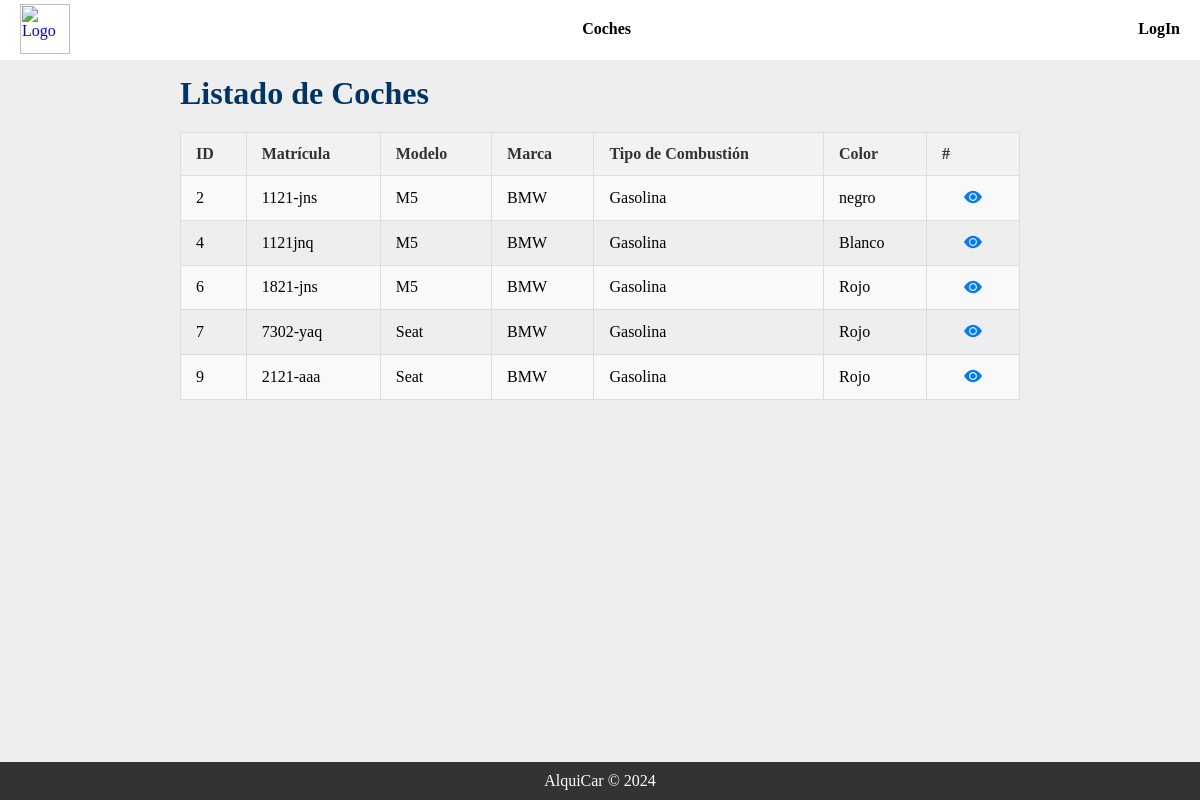
Page /app/items.php on the committed database.
### tables this page shows
CREATE TABLE `coches` (
  `id` int(11) NOT NULL,
  `matricula` varchar(10) DEFAULT NULL,
  `tipo_combustion` varchar(20) DEFAULT NULL,
  `modelo` varchar(50) DEFAULT NULL,
  `color` varchar(20) DEFAULT NULL,
  `marca` varchar(50) DEFAULT NULL
);

### app/items.php (the view, shortened to what this page needs)
<?php
require_once 'plantillas/header.php';
?>
<link rel="stylesheet" href="https://cdn.jsdelivr.net/npm/bootstrap-icons@1.8.1/font/bootstrap-icons.css">
<div class="body-margen">
    <h1>Listado de Coches</h1>
    <table border="1">
        <tr>
            <th>ID</th>
            <th>Matrícula</th>
            <th>Modelo</th>
            <th>Marca</th>
            <th>Tipo de Combustión</th>
            <th>Color</th>
            <th>#</th>
        </tr>
        <?php
        $sql = "SELECT * FROM coches";
        $stmt = $conn->prepare($sql);
        $stmt->execute();
        $result = $stmt->get_result();
        $coches = array();
        while ($row = $result->fetch_assoc()) {
            $coches[] = $row;
        }
        ?>
        <?php foreach ($coches as $coche): ?>
        <tr>
            <form method="post" action="process_modify_item.php">
                <td> <?php echo $coche['id']; ?> </td>
                <td> <?php echo $coche['matricula']; ?> </td>
                <td> <?php echo $coche['modelo']; ?> </td>
                <td> <?php echo $coche['marca']; ?> </td>
                <td> <?php echo $coche['tipo_combustion']; ?> </td>
                <td> <?php echo $coche['color']; ?> </td>
                <td>
                    <a href="show_item.php?id=<?php echo $coche['id']; ?>"><i class="bi bi-eye-fill"></i></a>
                </td>
            </form>
        </tr>
        <?php endforeach; ?>
    </table>
</div>
<?php
require_once 'plantillas/footer.php';
?>

### app/css/header.css (style rules this page uses)
* { margin: 0; padding: 0; box-sizing: border-box; }

### app/css/body.css (style rules this page uses)
body { background-color: #eee; }
.body-margen { margin-top: 15px; margin-left: 15%; margin-right: 15%; }
h1 { color: #003366; }

### app/items.php (style rules this page uses)
table { width: 100%; border-collapse: collapse; margin: 20px 0; font-size: 16px; text-align: left; }
table, th, td { border: 1px solid #dddddd; }
th, td { padding: 12px 15px; }
th { background-color: #f2f2f2; font-weight: bold; color: #333; }
tr:nth-child(even) { background-color: #f9f9f9; }
td a { text-decoration: none; color: #007bff; padding: 5px 10px; }
td a i { font-size: 18px; }
td:last-child { text-align: center; }

### rows in the picture
coches: id "2", matricula "1121-jns", modelo "M5", marca "BMW", tipo_combustion "Gasolina", color "negro"
coches: id "4", matricula "1121jnq", modelo "M5", marca "BMW", tipo_combustion "Gasolina", color "Blanco"
coches: id "6", matricula "1821-jns", modelo "M5", marca "BMW", tipo_combustion "Gasolina", color "Rojo"
coches: id "7", matricula "7302-yaq", modelo "Seat", marca "BMW", tipo_combustion "Gasolina", color "Rojo"
coches: id "9", matricula "2121-aaa", modelo "Seat", marca "BMW", tipo_combustion "Gasolina", color "Rojo"
